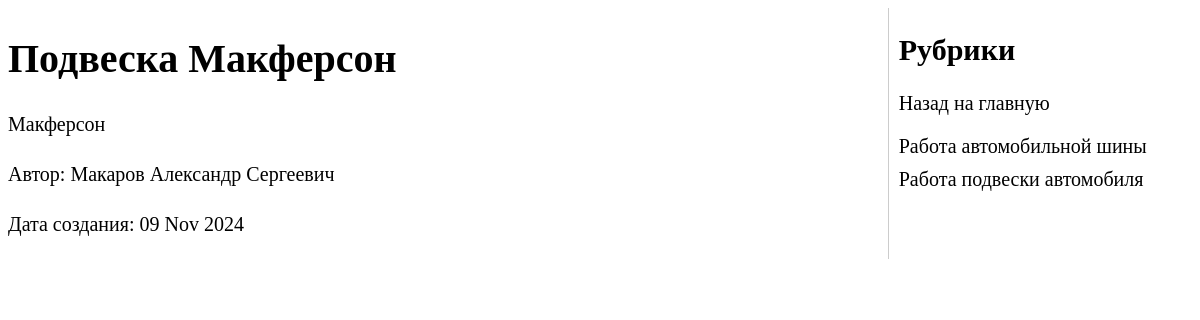
Before: /article/2/ with the older database file.
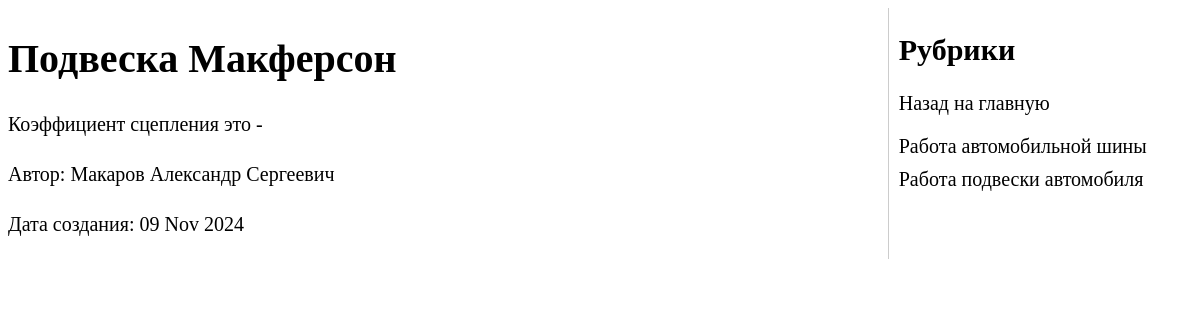
After: the same page with the newer database file.
### content/models.py (models this page shows, shortened)
class DynamicArticle(models.Model):
    title = models.CharField(max_length=100)
    content = models.TextField(blank=True)
    author = models.CharField(max_length=50)
    created_at = models.DateTimeField(auto_now_add=True)
    rubric = models.CharField(max_length=100, default='Общая')
    file = models.FileField(upload_to='my_articles/', blank=True,null=True)

### content/views.py (the view)
# urls.py: path('article/<int:pk>/', ArticleDetailView.as_view(), name='dynamic_article_detail'),
class ArticleDetailView(View):
    @method_decorator(never_cache)
    def get(self, request, pk):
        article = get_object_or_404(DynamicArticle, pk=pk)
        categories = DynamicArticle.objects.values('rubric').distinct()
        categories_with_ids = [{"id": i, "name": c['rubric']} for i, c in enumerate(categories)]
        article_content_html = markdown_to_html(article.content)
        context = {
            'article': article,
            'article_content_html': article_content_html,
            'categories': categories_with_ids
        }
        return render(request, 'content/article_detail.html', context)

### content/views.py (called while the page is built)
def markdown_to_html(text):
    return markdown.markdown(text)

### content/templates/content/article_detail.html (shortened to what this page needs)
<!DOCTYPE html>
<html lang="ru">
<head>
</head>
<body>
    <div class="container">
        <div class="main-content">
            <h1>{{ article.title }}</h1>
            <div>{{ article_content_html|safe }}</div>
            <p>Автор: {{ article.author }}</p>
            <p>Дата создания: {{ article.created_at|date:"d M Y" }}</p>
        </div>
        <div class="sidebar">
            <h2>Рубрики</h2>
            <a href="{% url 'home_page' %}">Назад на главную</a>
            <ul>
                {% for category in categories %}
                    <li><a href="{% url 'category_articles' category.id %}">{{ category.name }}</a></li>
                {% endfor %}
            </ul>
        </div>
    </div>
</body>
</html>

### content/templates/content/article_detail.html (style rules this page uses)
.container { display: flex; font-size: 20px; }
p { line-height: 1.5; font-size: 20px; }
.main-content { flex: 3; }
.sidebar { flex: 1; border-left: 1px solid #ccc; padding-left: 10px; }
.sidebar ul { list-style: none; padding: 0; }
.sidebar li { margin-bottom: 10px; }
.sidebar a { text-decoration: none; color: black; }

Changed rows visible on the page:
changed DynamicArticle "Подвеска Макферсон": content "Макферсон" → "Коэффициент сцепления это -"
